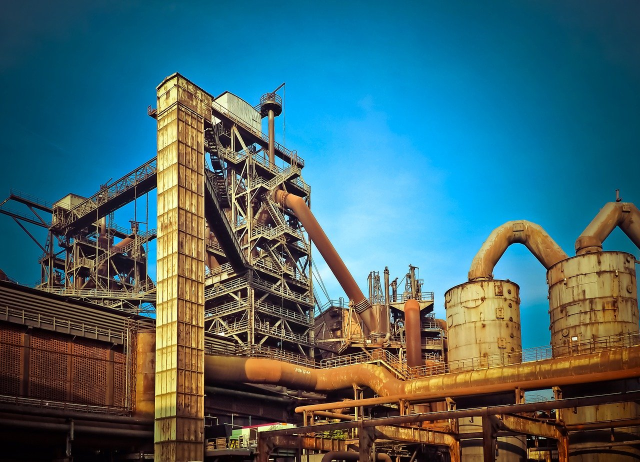
#> input picture annotation/mask_synthesis/background/factory2.jpg, 1280 x 924 px, given in place of yellow-real.png, which was not available (shown at 1/2 size)
$ python transparent_character_background_synth.py
#> lines starting #> are read from the running program, lines starting #| are printed output that depends on the picture; after the words box and inside, x2 and y2 are one past the last pixel; in counts of white or black regions, pixels touching at a corner belong together; pictures that were not available may be replaced by others from this repository, and a replacement may not be noted
import cv2
import matplotlib.pyplot as plt
import os
import numpy as np

home_dir = 'C:\\Users\\Jisu\\Desktop\\annotation\\mask_synthesis'
background_dir = os.path.join(home_dir, 'background\\factory1.jpg')
character_dir = os.path.join(home_dir, 'character\\yellow-real.png')
#character_layer_dir = os.path.join(home_dir, 'character\\green_layer.png')
output_dir = os.path.join(home_dir, 'output')

character = cv2.imread(character_dir, cv2.IMREAD_UNCHANGED)
#> character is the input picture: shape (924, 1280, 3); mean B, G, R 110.3, 103.5, 67.8
character_resize = cv2.resize(character,dsize = (200,400)) # 캐릭터 사이즈
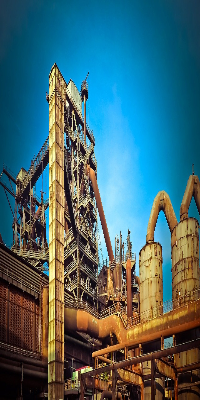
#> character_resize: shape (400, 200, 3); mean B, G, R 110.6, 103.8, 68.1
#character_layer = cv2.imread(character_layer_dir)
background = cv2.imread(background_dir)
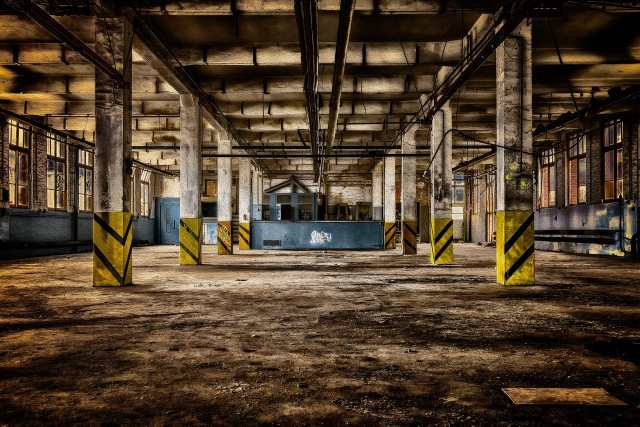
#> input picture annotation/mask_synthesis/background/factory1.jpg, 1280 x 853 px, found by its file name (shown at 1/2 size)
#> background is the input picture: shape (853, 1280, 3); mean B, G, R 43, 62.4, 80.1

def overlay_transparent(background, overlay, x, y):

#> called with x = 200, y = 200
    background_width = background.shape[1]
#> background_width = 1280
    background_height = background.shape[0]
#> background_height = 853

    if x >= background_width or y >= background_height:
        return background

    h, w = overlay.shape[0], overlay.shape[1]
#> h = 400; w = 200

    if x + w > background_width:
        w = background_width - x
        overlay = overlay[:, :w]

    if y + h > background_height:
        h = background_height - y
        overlay = overlay[:h]

    if overlay.shape[2] < 4:
        overlay = np.concatenate(
            [
                overlay,
                np.ones((overlay.shape[0], overlay.shape[1], 1), dtype = overlay.dtype) * 255
            ],
            axis = 2,
        )

    overlay_image = overlay[..., :3]
    mask = overlay[..., 3:] / 255.0
#> mask: shape (400, 200, 1) float64; every value is 1

    background[y:y+h, x:x+w] = (1.0 - mask) * background[y:y+h, x:x+w] + mask * overlay_image
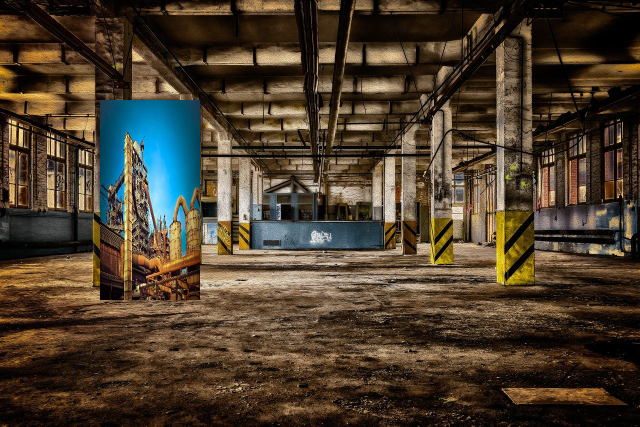
#> background: shape (853, 1280, 3) (shown at 1/2 size); 7.33% of pixels changed, all inside (x1, y1, x2, y2) = (200, 200, 400, 600)

    return background

output = overlay_transparent(background, character_resize, 200, 200)
cv2.imwrite('output.png',output)
